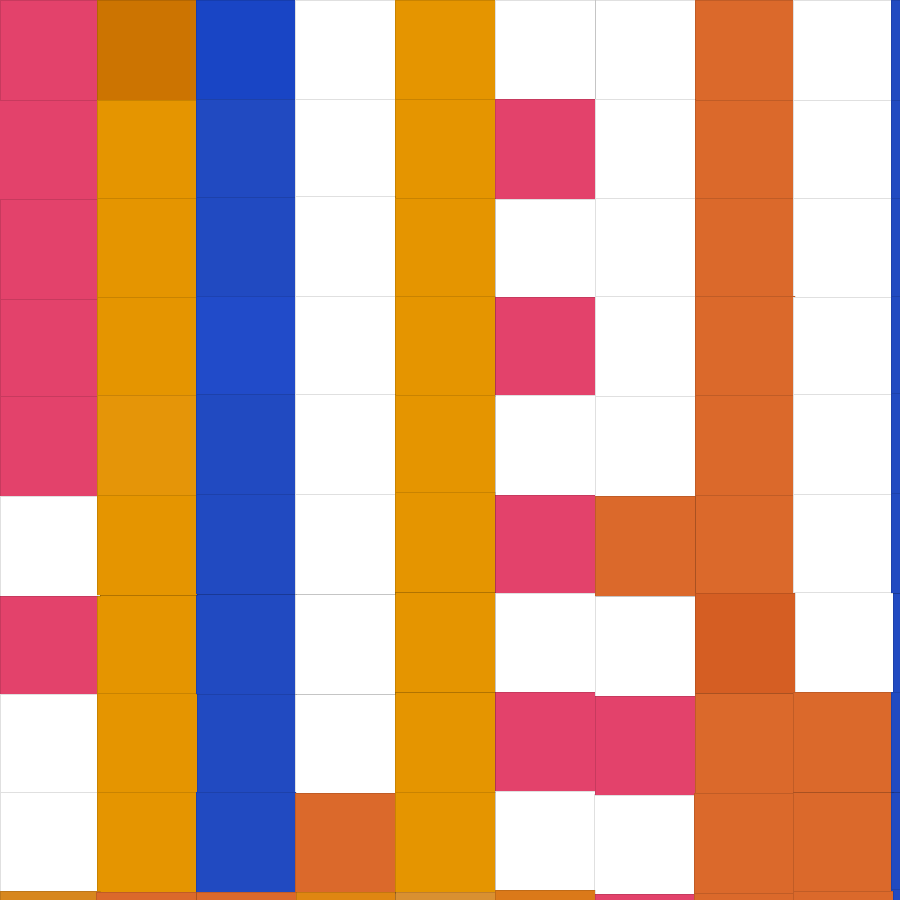
Frame 1 (no input)
Frame 60 (the mouse pressed at the canvas centre just before this capture): identical to frame 1, image omitted
Frame 120 (the mouse held since frame 60 and released just before this capture): identical to frame 1, image omitted

The Processing sketch that drew this single still picture (run headless with seeded random() and noise(); from frame 60 on, the mouse is pressed at the canvas centre):

// Processing sketch: sketch_240211a
// ── sketch_240211a.pde

// Checkerboard, Dark Colors, 1919 by Piet Mondrian

void setup(){
  size(900,900);
}

void draw(){
  background(#FFFFFF);
  strokeWeight(0);
  fill(#E3426B);
  square(0, 0, 100);
  fill(#cc7401);
  square(97, 0, 100);
  fill(#1945c5);
  square(196, 0, 100);
  fill(#ffffff);
  square(295, 0, 100);
  fill(#E59500);
  square(395, 0, 100);
  fill(#E3426B);
  square(495, 0, 100);
  fill(#ffffff);
  square(595, 0, 100);
  fill(#db692b);
  square(695, 0, 100);
  fill(#ffffff);
  square(793, 0, 100);
  fill(#214AC1);
  square(891, 0, 100);
  fill(#ffffff);
  square(495, 0, 100);
  fill(#E3426B);
  square(-1, 100, 100);
  fill(#E59500);
  square(97, 100, 100);
  fill(#214AC1);
  square(196, 99, 100);
  fill(#ffffff);
  square(295, 99, 100);
  fill(#E59500);
  square(395, 99, 100);
  fill(#E3426B);
  square(495, 99, 100);
  fill(#ffffff);
  square(595, 99, 100);
  fill(#db692b);
  square(695, 100, 100);
  fill(#ffffff);
  square(793, 100, 100);
  fill(#214AC1);
  square(891, 100, 100);
  fill(#ffffff);
  square(495, 199, 100);
  fill(#E3426B);
  square(0, 199, 100);
  fill(#E59500);
  square(97, 198, 100);
  fill(#214AC1);
  square(196, 197, 100);
  fill(#ffffff);
  square(295, 196, 100);
  fill(#E59500);
  square(395, 198, 100);
  fill(#E3426B);
  square(495, 297, 100);
  fill(#ffffff);
  square(595, 198, 100);
  fill(#db692b);
  square(695, 198, 100);
  fill(#ffffff);
  square(793, 198, 100);
  fill(#214AC1);
  square(891, 198, 100);
  fill(#ffffff);
  square(495, 395, 100);
  fill(#E3426B);
  square(0, 299, 100);
  fill(#E59500);
  square(97, 297, 100);
  fill(#214bc9);
  square(196, 296, 100);
  fill(#ffffff);
  square(295, 296, 100);
  fill(#E59500);
  square(395, 296, 100);
  fill(#E3426B);
  square(495, 495, 100);
  fill(#ffffff);
  square(595, 296, 100);
  fill(#db692b);
  square(695, 296, 100);
  fill(#ffffff);
  square(793, 297, 100);
  fill(#214AC1);
  square(891, 296, 100);
  fill(#ffffff);
  square(495, 593, 100);
  fill(#E3426B);
  square(0, 396, 100);
  fill(#e59508);
  square(97, 395, 100);
  fill(#214AC1);
  square(196, 394, 100);
  fill(#ffffff);
  square(295, 394, 100);
  fill(#E59500);
  square(395, 395, 100);
  fill(#E3426B);
  square(495, 692, 100);
  fill(#ffffff);
  square(595, 396, 100);
  fill(#db692b);
  square(695, 395, 100);
  fill(#ffffff);
  square(793, 394, 100);
  fill(#214AC1);
  square(891, 393, 100);
  fill(#ffffff);
  square(495, 791, 100);
  fill(#E3426B);
  square(0, 594, 100);
  fill(#E59500);
  square(97, 595, 100);
  fill(#214AC1);
  square(196, 693, 100);
  fill(#ffffff);
  square(295, 694, 100);
  fill(#E59500);
  square(395, 692, 100);
  fill(#E3426B);
  square(594, 890, 100);
  fill(#ffffff);
  square(594, 794, 100);
  fill(#db692b);
  square(695, 495, 100);
  fill(#ffffff);
  square(793, 494, 100);
  fill(#214AC1);
  square(891, 593, 100);
  fill(#ffffff);
  square(0, 694, 100);
  fill(#E59500);
  square(97, 693, 100);
  fill(#214AC1);
  square(196, 594, 100);
  fill(#ffffff);
  square(295, 594, 100);
  fill(#E59500);
  square(395, 592, 100);
  fill(#E3426B);
  square(595, 695, 100);
  fill(#ffffff);
  square(595, 596, 100);
  fill(#db692b);
  square(695, 693, 100);
  fill(#ffffff);
  square(793, 592, 100);
  fill(#214AC1);
  square(891, 493, 100);
  fill(#ffffff);
  square(0, 496, 100);
  fill(#E59500);
  square(97, 495, 100);
  fill(#214AC1);
  square(196, 494, 100);
  fill(#ffffff);
  square(295, 494, 100);
  fill(#E59500);
  square(395, 492, 100);
  fill(#d99031);
  square(395, 891, 100);
  fill(#ffffff);
  square(0, 792, 100);
  fill(#db692b);
  square(694, 793, 100);
  fill(#db692b);
  square(793, 792, 100);
  fill(#214AC1);
  square(891, 792, 100);
  fill(#E59500);
  square(97, 792, 100);
  fill(#214AC1);
  square(196, 792, 100);
  fill(#db692b);
  square(295, 793, 100);
  fill(#E59500);
  square(395, 792, 100);
  fill(#db7919);
  square(495, 890, 100);
  fill(#db692b);
  square(595, 496, 100);
  fill(#d55e23);
  square(695, 593, 100);
  fill(#db692b);
  square(793, 692, 100);
  fill(#214AC1);
  square(891, 889, 100);
  fill(#df8611);
  square(295, 892, 100);
  fill(#db692b);
  square(196, 892, 100);
  fill(#db692b);
  square(694, 893, 100);
  fill(#db692b);
  square(793, 891, 100);
  fill(#214AC1);
  square(891, 692, 100);
  fill(#d7871e);
  square(0, 891, 100);
  fill(#db692b);
  square(96, 892, 100);
}
